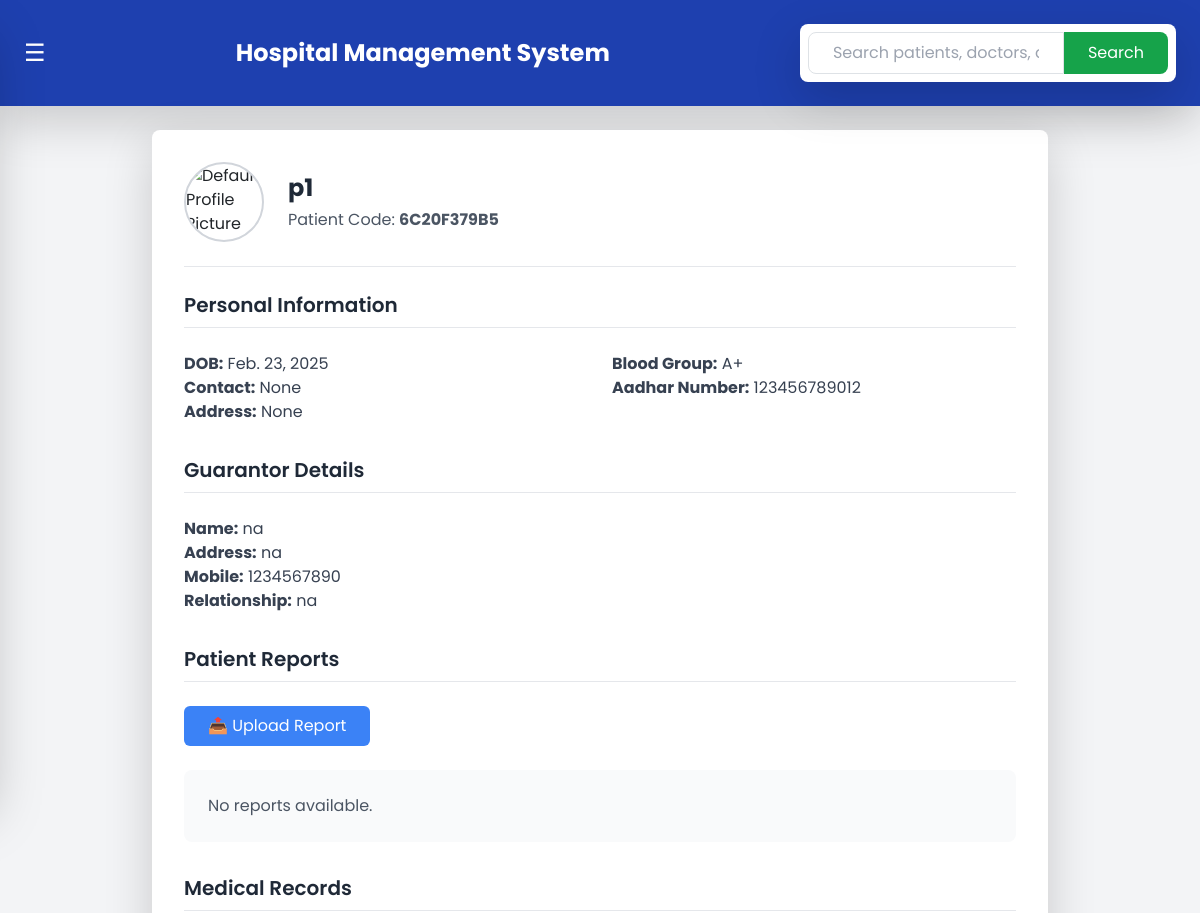
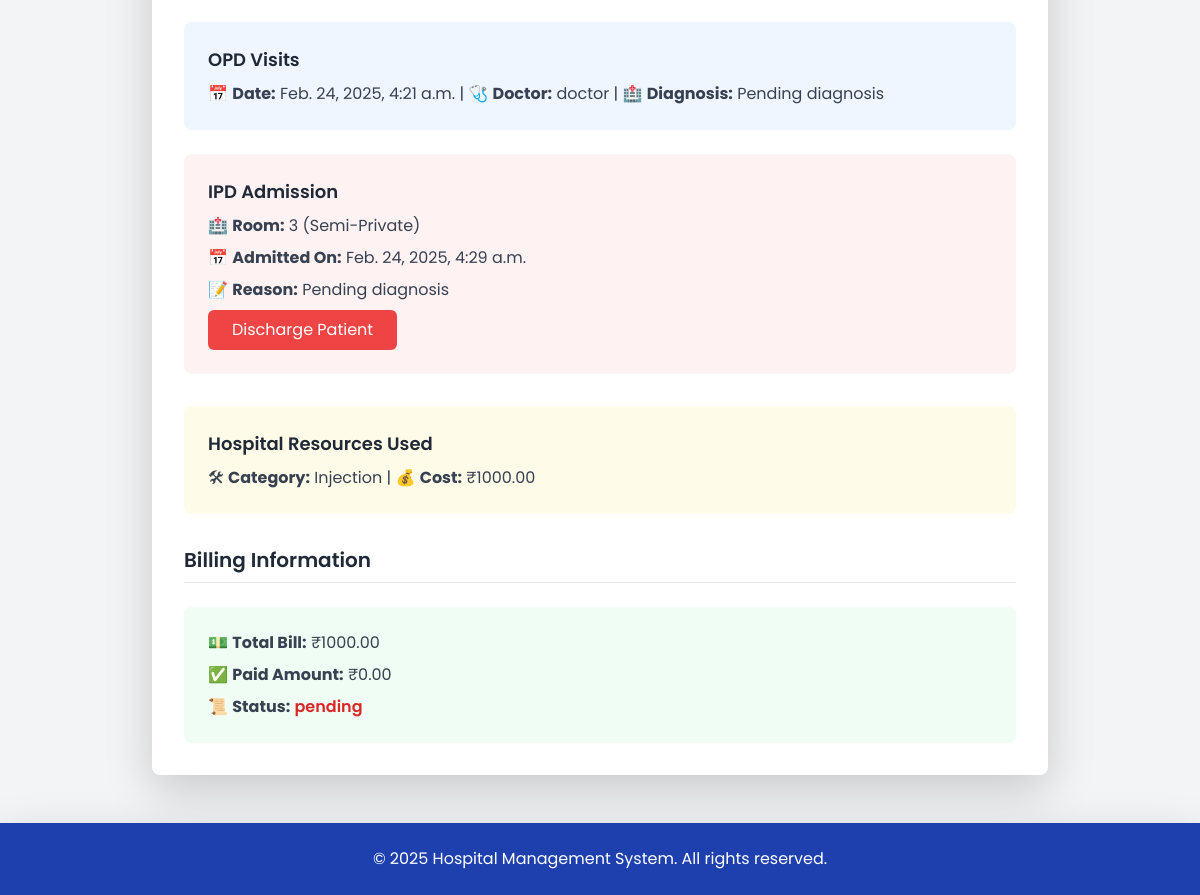
Page /patient/6C20F379B5/ (signed in) on the earlier database version (2 pictures, top to bottom).
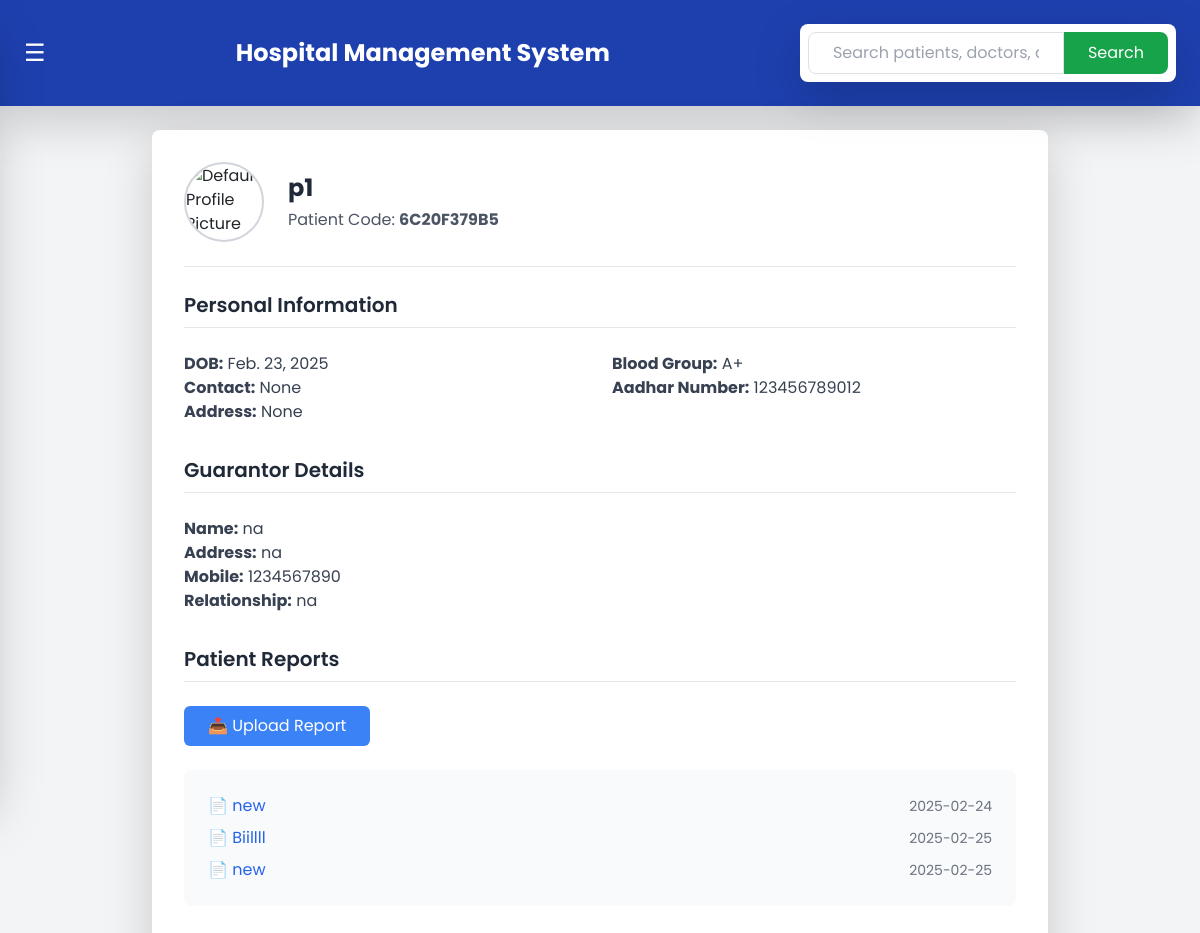
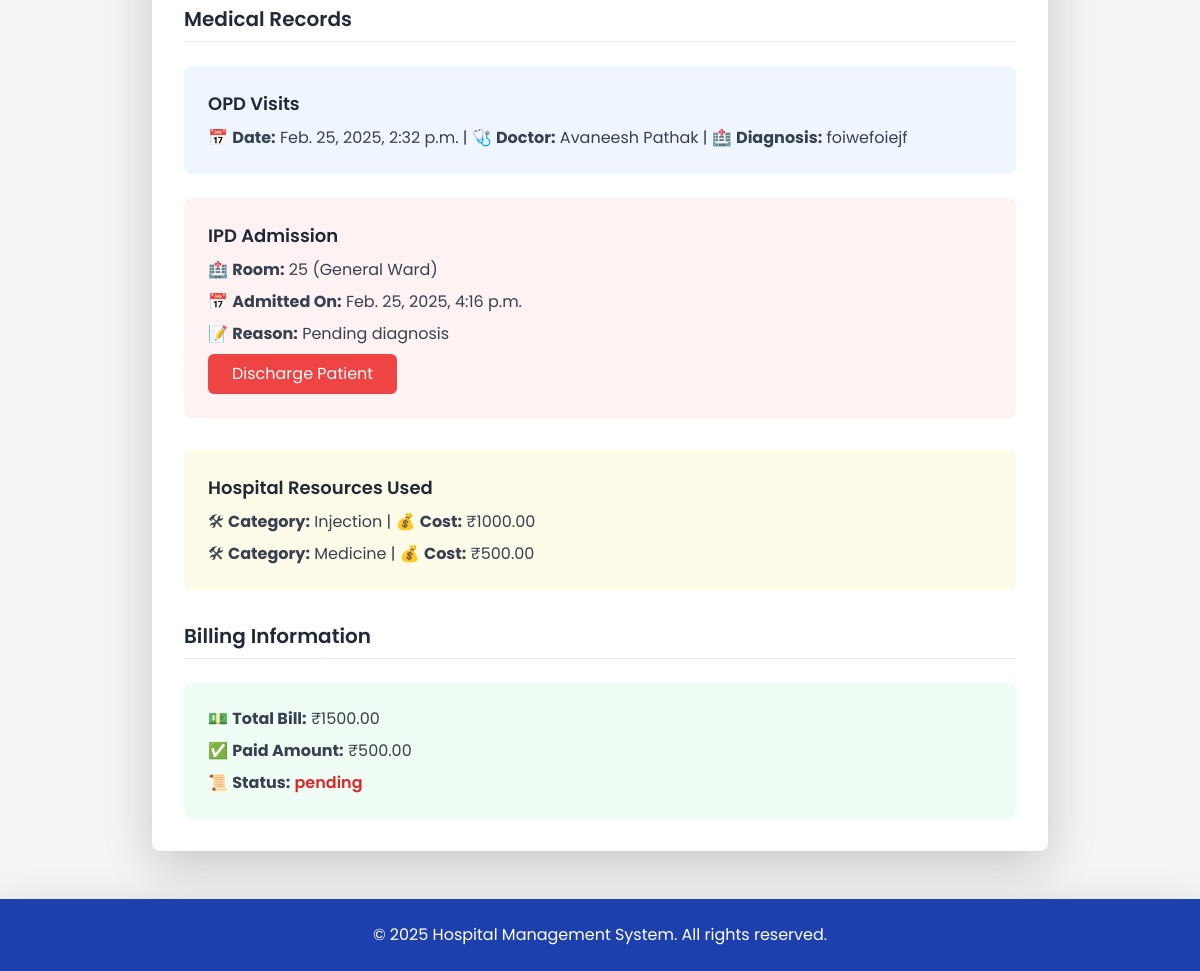
Same page on the later database version (2 pictures, top to bottom).
### hms/models.py (models this page shows, shortened)
class OPD(models.Model):
    patient = models.ForeignKey(Patient, on_delete=models.CASCADE, related_name="opd_visits")
    doctor = models.ForeignKey(Doctor, on_delete=models.CASCADE, related_name="opd_visits")
    visit_date = models.DateTimeField(auto_now_add=True)
    created_at = models.DateTimeField(default=now)
    diagnosis = models.TextField()
    symptoms = models.TextField(blank=True, null=True)  # Symptoms described by the patient
    prescription = models.TextField(blank=True, null=True)  # Prescribed medication or treatment
    follow_up_date = models.DateField(blank=True, null=True)  # Date for the next follow-up visit
    VISIT_TYPE_CHOICES = [
        ('new', 'New Visit'),
        ('follow_up', 'Follow-up Visit'),
        ('emergency', 'Emergency Visit'),
    ]
    visit_type = models.CharField(max_length=20, choices=VISIT_TYPE_CHOICES, default='new')  # Type of visit
    PAYMENT_STATUS_CHOICES = [
        ('paid', 'Paid'),
        ('pending', 'Pending'),
    ]
    payment_status = models.CharField(max_length=20, choices=PAYMENT_STATUS_CHOICES, default='pending')  # Payment status
    payment_amount = models.DecimalField(max_digits=10, decimal_places=2, default=0.00)  # Amount paid for the visit

class Doctor(models.Model):
    created_at = models.DateTimeField(default=now)
    user = models.OneToOneField(CustomUser, on_delete=models.CASCADE, related_name="doctor")
    specialization = models.CharField(max_length=255)
    contact_number = models.CharField(max_length=15)
    availability = models.CharField(max_length=255, default="9 AM - 5 PM")

class CustomUser(AbstractUser):
    GENDER_CHOICES = (
        ('male', 'Male'),
        ('female', 'Female'),
        ('other', 'Other'),
    )
    full_name = models.CharField(max_length=255, blank=True, null=True)
    contact_number = models.CharField(max_length=15, blank=True, null=True)
    address = models.TextField(blank=True, null=True)
    gender = models.CharField(max_length=10, choices=GENDER_CHOICES, blank=True, null=True)
    groups = models.ManyToManyField(Group, related_name="customuser_groups", blank=True)
    user_permissions = models.ManyToManyField(Permission, related_name="customuser_permissions", blank=True)

class IPD(models.Model):
    patient = models.ForeignKey(Patient, on_delete=models.CASCADE)
    room = models.ForeignKey(Room, on_delete=models.CASCADE, limit_choices_to={'is_available': True},null=True, blank=True)
    admitted_on = models.DateTimeField(auto_now_add=True)
    discharge_date = models.DateTimeField(null=True, blank=True)
    reason_for_admission = models.TextField(null=True, blank=True)
    bed_number = models.IntegerField(null=True, blank=True)
    bed_price_per_day = models.DecimalField(max_digits=10, decimal_places=2, null=True, blank=True)

class Room(models.Model):
    ROOM_TYPES = [
        ('general', 'General Ward'),
        ('semi-private', 'Semi-Private'),
        ('private', 'Private'),
        ('icu', 'ICU'),
    ]
    room_number = models.CharField(max_length=10, unique=True)
    room_type = models.CharField(max_length=20, choices=ROOM_TYPES)
    is_available = models.BooleanField(default=True)
    total_beds = models.IntegerField(default=1,null=True)
    available_beds = models.IntegerField(default=1,null=True)
    bed_price_per_day = models.DecimalField(max_digits=10, decimal_places=2,null=True)
    occupied_beds = models.JSONField(default=list)  # Store occupied bed numbers in a list

class Expense(models.Model):
    CATEGORY_CHOICES = [
        ('medicine', 'Medicine'),
        ('injection', 'Injection'),
        ('resource', 'Resource'),
        ('doctor_fee', 'Doctor Fee'),
        ('surgery', 'Surgery'),
        ('checkup', 'Checkup'),
        ('other', 'Other'),
    ]
    patient = models.ForeignKey(Patient, on_delete=models.CASCADE)
    category = models.CharField(max_length=20, choices=CATEGORY_CHOICES,null=True)
    description = models.TextField(null=True)  # Description of the expense
    cost = models.DecimalField(max_digits=10, decimal_places=2)

class Billing(models.Model):
    patient = models.ForeignKey(Patient, on_delete=models.CASCADE)
    total_amount = models.DecimalField(max_digits=10, decimal_places=2, default=0)
    paid_amount = models.DecimalField(max_digits=10, decimal_places=2, default=0)
    status = models.CharField(max_length=20, choices=[('paid', 'Paid'), ('pending', 'Pending')], default='pending')
    generated_on = models.DateTimeField(auto_now_add=True)

class PatientReport(models.Model):
    patient = models.ForeignKey('hms.Patient', on_delete=models.CASCADE, related_name="reports")
    file_name = models.CharField(max_length=255, help_text="Enter a name for this report")  # Custom file name
    report_file = models.FileField(upload_to="patient_reports/")
    uploaded_at = models.DateTimeField(auto_now_add=True)
    description = models.TextField(blank=True, null=True)

### hms/views.py (the view)
# urls.py: path('patient/<str:patient_code>/', patient_profile, name='patient_profile'),
@login_required
def patient_profile(request, patient_code):
    patient = get_object_or_404(Patient, patient_code=patient_code)
    opd_records = OPD.objects.filter(patient=patient)
    ipd_record = IPD.objects.filter(patient=patient, discharge_date__isnull=True).first()
    expenses = Expense.objects.filter(patient=patient)
    billing = Billing.objects.filter(patient=patient).first()
    reports = PatientReport.objects.filter(patient=patient)
    context = {
        'patient': patient,
        'opd_records': opd_records,
        'ipd_record': ipd_record,
        'expenses': expenses,
        'billing': billing,
        'reports': reports,
        'profile_picture': patient.profile_picture.url if patient.profile_picture else None  # Ensuring profile picture is included
    }
    return render(request, 'hms/patient_profile.html', context)

### hms/templates/hms/patient_profile.html (shortened to what the changed rows need)
{% extends "hms/base.html" %}
{% block content %}
<div class="max-w-4xl mx-auto bg-white p-8 rounded-lg shadow-lg">
    <div class="flex items-center border-b border-gray-200 pb-6 mb-6">
        <div class="ml-6">
            <h2 class="text-2xl font-bold text-gray-800">{{ patient.user.full_name }}</h2>
        </div>
    </div>
    <div class="mb-8">
        <div class="mt-4 bg-gray-50 p-4 rounded-lg">
            {% if reports %}
                <ul class="space-y-2">
                    {% for report in reports %}
                        <li class="flex justify-between items-center">
                            <a href="{{ report.report_file.url }}" class="text-blue-600 hover:text-blue-800 hover:underline" download>
                                📄 {{ report.file_name }}
                            </a>
                            <span class="text-gray-500 text-sm">{{ report.uploaded_at|date:"Y-m-d" }}</span>
                        </li>
                    {% endfor %}
                </ul>
            {% else %}
                <p class="text-gray-600">No reports available.</p>
            {% endif %}
        </div>
    </div>
    <div class="bg-blue-50 p-4 rounded-lg mb-4">
        {% if opd_records %}
            <ul class="space-y-2">
                {% for opd in opd_records %}
                    <li class="text-gray-700">
                        📅 <strong>Date:</strong> {{ opd.visit_date }} | 🩺 <strong>Doctor:</strong> {{ opd.doctor.user.full_name }} | 🏥 <strong>Diagnosis:</strong> {{ opd.diagnosis }}
                    </li>
                {% endfor %}
            </ul>
        {% else %}
            <p class="text-gray-600">No OPD visits recorded.</p>
        {% endif %}
    </div>
    <div class="bg-red-50 p-4 rounded-lg mb-8">
        {% if ipd_record %}
            <div class="space-y-2">
                <p class="text-gray-700">🏥 <strong>Room:</strong> {{ ipd_record.room.room_number }} ({{ ipd_record.room.get_room_type_display }})</p>
                <p class="text-gray-700">📅 <strong>Admitted On:</strong> {{ ipd_record.admitted_on }}</p>
                <p class="text-gray-700">📝 <strong>Reason:</strong> {{ ipd_record.reason_for_admission }}</p>
                <a href="{% url 'discharge_patient' patient.patient_code %}"
                   class="inline-block bg-red-500 text-white px-4 py-2 rounded-md hover:bg-red-600 transition duration-300">
                   Discharge Patient
                </a>
            </div>
        {% else %}
            <p class="text-gray-600">Not admitted in IPD.</p>
        {% endif %}
    </div>
    <div class="bg-yellow-50 p-4 rounded-lg mb-8">
        {% if expenses %}
            <ul class="space-y-2">
                {% for expense in expenses %}
                    <li class="text-gray-700">
                        🛠 <strong>Category:</strong> {{ expense.get_category_display }} | 💰 <strong>Cost:</strong> ₹{{ expense.cost }}
                    </li>
                {% endfor %}
            </ul>
        {% else %}
            <p class="text-gray-600">No expenses recorded.</p>
        {% endif %}
    </div>
    <div class="bg-green-50 p-4 rounded-lg">
        {% if billing %}
            <div class="space-y-2">
                <p class="text-gray-700">💵 <strong>Total Bill:</strong> ₹{{ billing.total_amount }}</p>
                <p class="text-gray-700">✅ <strong>Paid Amount:</strong> ₹{{ billing.paid_amount }}</p>
                <p class="text-gray-700">📜 <strong>Status:</strong>
                    <span class="font-semibold {% if billing.status == 'paid' %}text-green-600{% else %}text-red-600{% endif %}">
                        {{ billing.status }}
                    </span>
                </p>
            </div>
        {% else %}
            <p class="text-gray-600">No billing record found.</p>
        {% endif %}
    </div>
</div>
{% endblock %}

Differences in the rows shown:
removed OPD: visit_date "Feb. 24, 2025, 4:21 a.m.", doctor.user.full_name "doctor", diagnosis "Pending diagnosis"
removed IPD: room.room_number "3", room.room_type "Semi-Private", admitted_on "Feb. 24, 2025, 4:29 a.m.", reason_for_admission "Pending diagnosis"
added PatientReport: file_name "new", uploaded_at "2025-02-24"
added PatientReport: file_name "Biillll", uploaded_at "2025-02-25"
added PatientReport: file_name "new", uploaded_at "2025-02-25"
added OPD: visit_date "Feb. 25, 2025, 2:32 p.m.", doctor.user.full_name "Avaneesh Pathak", diagnosis "foiwefoiejf"
added IPD: room.room_number "25", room.room_type "General Ward", admitted_on "Feb. 25, 2025, 4:16 p.m.", reason_for_admission "Pending diagnosis"
added Expense: category "Medicine", cost "500.00"
changed Billing "pending": total_amount "1000.00" → "1500.00"; paid_amount "0.00" → "500.00"
Other differences:
text no longer shown: "No reports available."
